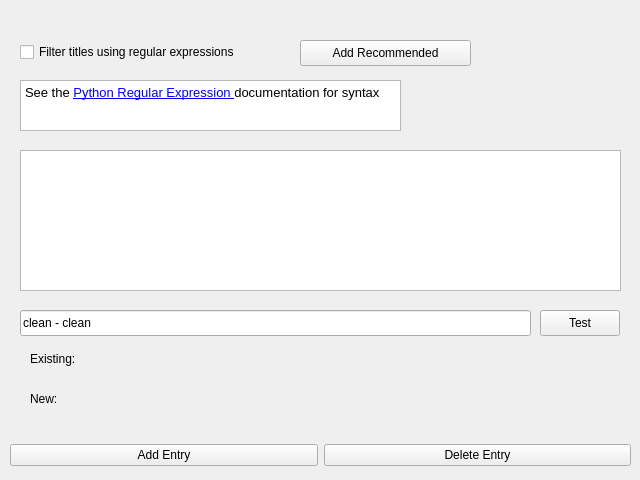
<?xml version="1.0" encoding="UTF-8"?>
<ui version="4.0">
 <class>filter_ui</class>
 <widget class="QWidget" name="filter_ui">
  <property name="geometry">
   <rect>
    <x>0</x>
    <y>0</y>
    <width>640</width>
    <height>480</height>
   </rect>
  </property>
  <property name="windowTitle">
   <string>Filter</string>
  </property>
  <widget class="QListWidget" name="regex_list">
   <property name="geometry">
    <rect>
     <x>20</x>
     <y>150</y>
     <width>601</width>
     <height>141</height>
    </rect>
   </property>
   <property name="dragDropMode">
    <enum>QAbstractItemView::InternalMove</enum>
   </property>
  </widget>
  <widget class="QWidget" name="horizontalLayoutWidget">
   <property name="geometry">
    <rect>
     <x>10</x>
     <y>440</y>
     <width>621</width>
     <height>31</height>
    </rect>
   </property>
   <layout class="QHBoxLayout" name="commandbuttons_layout">
    <item>
     <widget class="QPushButton" name="add_button">
      <property name="text">
       <string>Add Entry</string>
      </property>
     </widget>
    </item>
    <item>
     <widget class="QPushButton" name="del_button">
      <property name="text">
       <string>Delete Entry</string>
      </property>
     </widget>
    </item>
   </layout>
  </widget>
  <widget class="QCheckBox" name="stripextras_checkbox">
   <property name="geometry">
    <rect>
     <x>20</x>
     <y>40</y>
     <width>271</width>
     <height>24</height>
    </rect>
   </property>
   <property name="text">
    <string>Filter titles using regular expressions</string>
   </property>
  </widget>
  <widget class="QTextBrowser" name="doclink">
   <property name="geometry">
    <rect>
     <x>20</x>
     <y>80</y>
     <width>381</width>
     <height>51</height>
    </rect>
   </property>
   <property name="html">
    <string>&lt;!DOCTYPE HTML PUBLIC &quot;-//W3C//DTD HTML 4.0//EN&quot; &quot;http://www.w3.org/TR/REC-html40/strict.dtd&quot;&gt;
&lt;html&gt;&lt;head&gt;&lt;meta name=&quot;qrichtext&quot; content=&quot;1&quot; /&gt;&lt;meta charset=&quot;utf-8&quot; /&gt;&lt;style type=&quot;text/css&quot;&gt;
p, li { white-space: pre-wrap; }
hr { height: 1px; border-width: 0; }
li.unchecked::marker { content: &quot;\2610&quot;; }
li.checked::marker { content: &quot;\2612&quot;; }
&lt;/style&gt;&lt;/head&gt;&lt;body style=&quot; font-family:'Sans'; font-size:10pt; font-weight:400; font-style:normal;&quot;&gt;
&lt;p style=&quot; margin-top:0px; margin-bottom:0px; margin-left:0px; margin-right:0px; -qt-block-indent:0; text-indent:0px;&quot;&gt;See the &lt;a href=&quot;https://docs.python.org/3/howto/regex.html&quot;&gt;&lt;span style=&quot; text-decoration: underline; color:#0000ff;&quot;&gt;Python Regular Expression &lt;/span&gt;&lt;/a&gt;documentation for syntax&lt;/p&gt;&lt;/body&gt;&lt;/html&gt;</string>
   </property>
   <property name="openExternalLinks">
    <bool>true</bool>
   </property>
  </widget>
  <widget class="QPushButton" name="add_recommended_button">
   <property name="geometry">
    <rect>
     <x>300</x>
     <y>40</y>
     <width>171</width>
     <height>26</height>
    </rect>
   </property>
   <property name="text">
    <string>Add Recommended</string>
   </property>
  </widget>
  <widget class="QLineEdit" name="test_lineedit">
   <property name="geometry">
    <rect>
     <x>20</x>
     <y>310</y>
     <width>511</width>
     <height>26</height>
    </rect>
   </property>
   <property name="text">
    <string>clean - clean</string>
   </property>
  </widget>
  <widget class="QLabel" name="result_label">
   <property name="geometry">
    <rect>
     <x>100</x>
     <y>390</y>
     <width>521</width>
     <height>20</height>
    </rect>
   </property>
   <property name="text">
    <string/>
   </property>
   <property name="textFormat">
    <enum>Qt::PlainText</enum>
   </property>
  </widget>
  <widget class="QPushButton" name="test_button">
   <property name="geometry">
    <rect>
     <x>540</x>
     <y>310</y>
     <width>80</width>
     <height>26</height>
    </rect>
   </property>
   <property name="text">
    <string>Test</string>
   </property>
  </widget>
  <widget class="QLabel" name="existing_label">
   <property name="geometry">
    <rect>
     <x>100</x>
     <y>350</y>
     <width>521</width>
     <height>20</height>
    </rect>
   </property>
   <property name="text">
    <string/>
   </property>
   <property name="textFormat">
    <enum>Qt::PlainText</enum>
   </property>
  </widget>
  <widget class="QLabel" name="new_label">
   <property name="geometry">
    <rect>
     <x>30</x>
     <y>390</y>
     <width>51</width>
     <height>18</height>
    </rect>
   </property>
   <property name="text">
    <string>New:</string>
   </property>
  </widget>
  <widget class="QLabel" name="old_label">
   <property name="geometry">
    <rect>
     <x>30</x>
     <y>350</y>
     <width>55</width>
     <height>18</height>
    </rect>
   </property>
   <property name="text">
    <string>Existing:</string>
   </property>
  </widget>
 </widget>
 <resources/>
 <connections/>
</ui>
